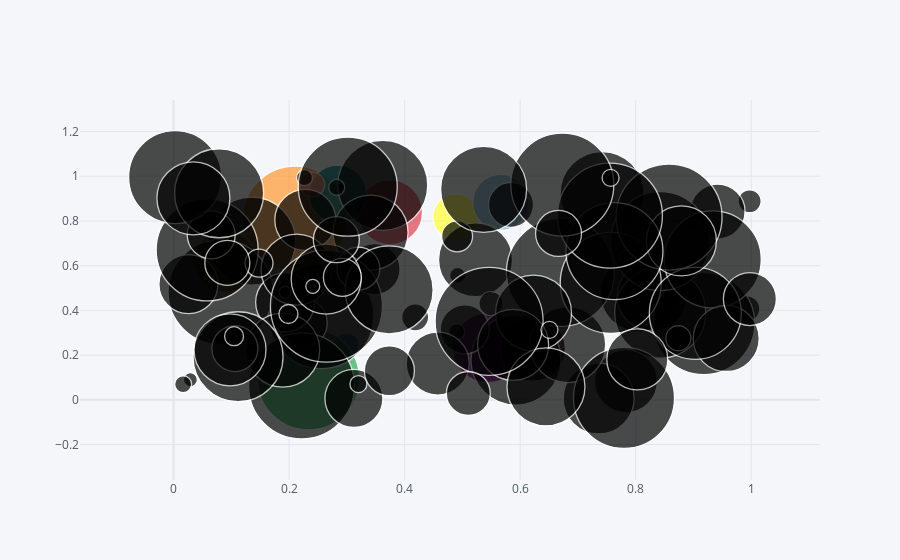

The cell this chart's notebook holds for it:
### Code cell
df.iplot(kind = "bubble",x = "A", y = "B", size="C")
